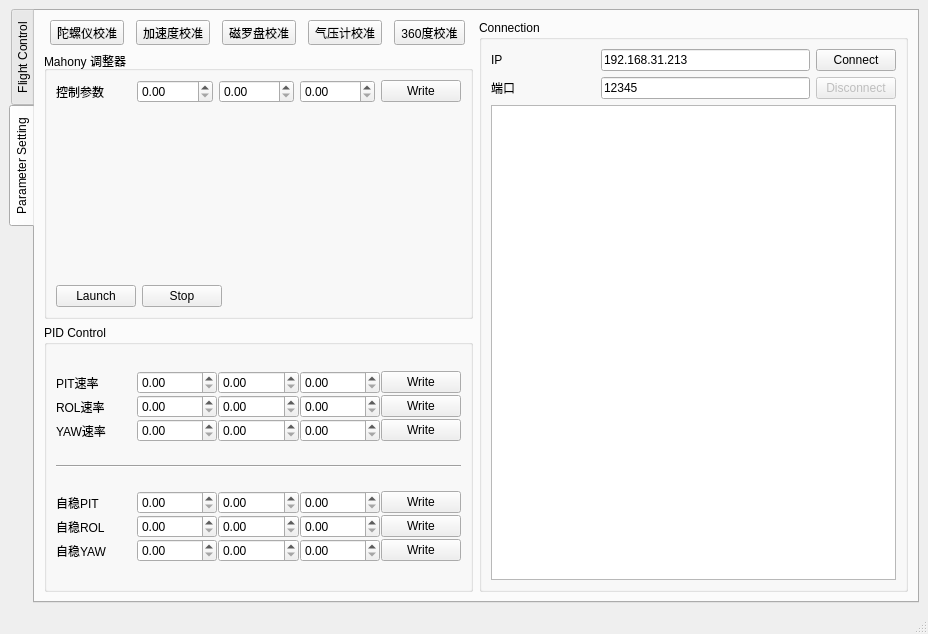
<?xml version="1.0" encoding="UTF-8"?>
<ui version="4.0">
 <class>MainWindow</class>
 <widget class="QMainWindow" name="MainWindow">
  <property name="geometry">
   <rect>
    <x>0</x>
    <y>0</y>
    <width>928</width>
    <height>634</height>
   </rect>
  </property>
  <property name="windowTitle">
   <string>MainWindow</string>
  </property>
  <widget class="QWidget" name="centralwidget">
   <layout class="QGridLayout" name="gridLayout">
    <item row="0" column="0">
     <widget class="QTabWidget" name="tabWidget_PanelMain">
      <property name="tabPosition">
       <enum>QTabWidget::West</enum>
      </property>
      <property name="currentIndex">
       <number>1</number>
      </property>
      <widget class="QWidget" name="tab1_FlightControl">
       <attribute name="title">
        <string>Flight Control</string>
       </attribute>
       <layout class="QGridLayout" name="gridLayout_2">
        <item row="0" column="0">
         <layout class="QVBoxLayout" name="verticalLayout" stretch="1,1">
          <item>
           <layout class="QHBoxLayout" name="horizontalLayout_AnimationDisplay">
            <item>
             <widget class="QWidget" name="widget" native="true">
              <layout class="QGridLayout" name="gridLayout_4"/>
             </widget>
            </item>
            <item>
             <widget class="QWidget" name="widget_2" native="true">
              <layout class="QGridLayout" name="gridLayout_5"/>
             </widget>
            </item>
           </layout>
          </item>
          <item>
           <layout class="QHBoxLayout" name="horizontalLayout" stretch="2,2,1">
            <item>
             <widget class="QTabWidget" name="tabWidget_FlightControlInfo">
              <property name="currentIndex">
               <number>1</number>
              </property>
              <widget class="QWidget" name="FlightControlinfo_Status" native="true">
               <attribute name="title">
                <string>Status Info</string>
               </attribute>
              </widget>
              <widget class="QWidget" name="FlightControlinfo_Graph">
               <attribute name="title">
                <string>Attitude Chart</string>
               </attribute>
              </widget>
             </widget>
            </item>
            <item>
             <widget class="QGroupBox" name="groupBox_SensorData">
              <property name="title">
               <string>Sensor Data</string>
              </property>
              <layout class="QVBoxLayout" name="verticalLayout_2">
               <item>
                <layout class="QHBoxLayout" name="horizontalLayout_SensorData_Upper" stretch="1,0,1">
                 <item>
                  <layout class="QVBoxLayout" name="verticalLayout_ACC">
                   <item>
                    <layout class="QHBoxLayout" name="horizontalLayout_ACC_X" stretch="1,1">
                     <item>
                      <widget class="QLabel" name="label_ACC_X">
                       <property name="text">
                        <string>ACC-X</string>
                       </property>
                      </widget>
                     </item>
                     <item>
                      <widget class="QLineEdit" name="lineEdit_ACC_X"/>
                     </item>
                    </layout>
                   </item>
                   <item>
                    <layout class="QHBoxLayout" name="horizontalLayout_ACC_Y" stretch="1,1">
                     <item>
                      <widget class="QLabel" name="label_ACC_Y">
                       <property name="text">
                        <string>ACC-Y</string>
                       </property>
                      </widget>
                     </item>
                     <item>
                      <widget class="QLineEdit" name="lineEdit_ACC_Y"/>
                     </item>
                    </layout>
                   </item>
                   <item>
                    <layout class="QHBoxLayout" name="horizontalLayout_ACC_Z" stretch="1,1">
                     <item>
                      <widget class="QLabel" name="label_ACC_Z">
                       <property name="text">
                        <string>ACC-Z</string>
                       </property>
                      </widget>
                     </item>
                     <item>
                      <widget class="QLineEdit" name="lineEdit_ACC_Z"/>
                     </item>
                    </layout>
                   </item>
                  </layout>
                 </item>
                 <item>
                  <spacer name="horizontalSpacer">
                   <property name="orientation">
                    <enum>Qt::Horizontal</enum>
                   </property>
                   <property name="sizeHint" stdset="0">
                    <size>
                     <width>40</width>
                     <height>20</height>
                    </size>
                   </property>
                  </spacer>
                 </item>
                 <item>
                  <layout class="QVBoxLayout" name="verticalLayout_GYR">
                   <item>
                    <layout class="QHBoxLayout" name="horizontalLayout_GYR_X" stretch="1,1">
                     <item>
                      <widget class="QLabel" name="label_GYR_X">
                       <property name="text">
                        <string>GYR-X</string>
                       </property>
                      </widget>
                     </item>
                     <item>
                      <widget class="QLineEdit" name="lineEdit_GYR_X"/>
                     </item>
                    </layout>
                   </item>
                   <item>
                    <layout class="QHBoxLayout" name="horizontalLayout_GYR_Y" stretch="1,1">
                     <item>
                      <widget class="QLabel" name="label_GYR_Y">
                       <property name="text">
                        <string>GYR-Y</string>
                       </property>
                      </widget>
                     </item>
                     <item>
                      <widget class="QLineEdit" name="lineEdit_GYR_Y"/>
                     </item>
                    </layout>
                   </item>
                   <item>
                    <layout class="QHBoxLayout" name="horizontalLayout_GYR_Z" stretch="1,1">
                     <item>
                      <widget class="QLabel" name="label_GYR_Z">
                       <property name="text">
                        <string>GYR-Z</string>
                       </property>
                      </widget>
                     </item>
                     <item>
                      <widget class="QLineEdit" name="lineEdit_GYR_Z"/>
                     </item>
                    </layout>
                   </item>
                  </layout>
                 </item>
                </layout>
               </item>
               <item>
                <widget class="Line" name="line_SensorData">
                 <property name="orientation">
                  <enum>Qt::Horizontal</enum>
                 </property>
                </widget>
               </item>
               <item>
                <layout class="QHBoxLayout" name="horizontalLayout_SensorData_Bottom" stretch="1,0,1">
                 <item>
                  <layout class="QVBoxLayout" name="verticalLayout_MAG">
                   <item>
                    <layout class="QHBoxLayout" name="horizontalLayout_MAG_X" stretch="1,1">
                     <item>
                      <widget class="QLabel" name="label_MAG_X">
                       <property name="text">
                        <string>MAG-X</string>
                       </property>
                      </widget>
                     </item>
                     <item>
                      <widget class="QLineEdit" name="lineEdit_MAG_X"/>
                     </item>
                    </layout>
                   </item>
                   <item>
                    <layout class="QHBoxLayout" name="horizontalLayout_MAG_Y" stretch="1,1">
                     <item>
                      <widget class="QLabel" name="label_MAG_Y">
                       <property name="text">
                        <string>MAG-Y</string>
                       </property>
                      </widget>
                     </item>
                     <item>
                      <widget class="QLineEdit" name="lineEdit_MAG_Y"/>
                     </item>
                    </layout>
                   </item>
                   <item>
                    <layout class="QHBoxLayout" name="horizontalLayout_MAG_Z" stretch="1,1">
                     <item>
                      <widget class="QLabel" name="label_MAG_Z">
                       <property name="text">
                        <string>MAG-Z</string>
                       </property>
                      </widget>
                     </item>
                     <item>
                      <widget class="QLineEdit" name="lineEdit_MAG_Z"/>
                     </item>
                    </layout>
                   </item>
                  </layout>
                 </item>
                 <item>
                  <spacer name="horizontalSpacer_2">
                   <property name="orientation">
                    <enum>Qt::Horizontal</enum>
                   </property>
                   <property name="sizeHint" stdset="0">
                    <size>
                     <width>40</width>
                     <height>20</height>
                    </size>
                   </property>
                  </spacer>
                 </item>
                 <item>
                  <layout class="QVBoxLayout" name="verticalLayout_Altitude">
                   <item>
                    <layout class="QHBoxLayout" name="horizontalLayout_Altitude" stretch="1,1">
                     <item>
                      <widget class="QLabel" name="label_Altitude">
                       <property name="text">
                        <string>Altitude</string>
                       </property>
                      </widget>
                     </item>
                     <item>
                      <widget class="QLineEdit" name="lineEdit_Altitude"/>
                     </item>
                    </layout>
                   </item>
                   <item>
                    <layout class="QHBoxLayout" name="horizontalLayout_Ultrasound" stretch="1,1">
                     <item>
                      <widget class="QLabel" name="label_Ultrasound">
                       <property name="text">
                        <string>Ultrasou</string>
                       </property>
                      </widget>
                     </item>
                     <item>
                      <widget class="QLineEdit" name="lineEdit_Ultrasound"/>
                     </item>
                    </layout>
                   </item>
                   <item>
                    <layout class="QHBoxLayout" name="horizontalLayout_Temp" stretch="1,1">
                     <item>
                      <widget class="QLabel" name="label_Temp">
                       <property name="text">
                        <string>Temp</string>
                       </property>
                      </widget>
                     </item>
                     <item>
                      <widget class="QLineEdit" name="lineEdit_Temp"/>
                     </item>
                    </layout>
                   </item>
                  </layout>
                 </item>
                </layout>
               </item>
              </layout>
             </widget>
            </item>
            <item>
             <widget class="QGroupBox" name="groupBox_GPS">
              <property name="title">
               <string>GPS</string>
              </property>
             </widget>
            </item>
           </layout>
          </item>
         </layout>
        </item>
       </layout>
      </widget>
      <widget class="QWidget" name="tab2_ParameterSetting">
       <attribute name="title">
        <string>Parameter Setting</string>
       </attribute>
       <layout class="QHBoxLayout" name="horizontalLayout_5">
        <item>
         <layout class="QVBoxLayout" name="verticalLayout_5">
          <item>
           <layout class="QHBoxLayout" name="horizontalLayout_Calibration_Control">
            <item>
             <widget class="QToolButton" name="toolButton_Calib_Gyto">
              <property name="text">
               <string>陀螺仪校准</string>
              </property>
              <property name="icon">
               <iconset resource="resource.qrc">
                <normaloff>:/qrc/icon/gyroscope.png</normaloff>:/qrc/icon/gyroscope.png</iconset>
              </property>
              <property name="iconSize">
               <size>
                <width>50</width>
                <height>50</height>
               </size>
              </property>
              <property name="toolButtonStyle">
               <enum>Qt::ToolButtonTextUnderIcon</enum>
              </property>
             </widget>
            </item>
            <item>
             <widget class="QToolButton" name="toolButton_Calib_Accelerate">
              <property name="text">
               <string>加速度校准</string>
              </property>
              <property name="icon">
               <iconset resource="resource.qrc">
                <normaloff>:/qrc/icon/accelerometer.png</normaloff>:/qrc/icon/accelerometer.png</iconset>
              </property>
              <property name="iconSize">
               <size>
                <width>50</width>
                <height>50</height>
               </size>
              </property>
              <property name="toolButtonStyle">
               <enum>Qt::ToolButtonTextUnderIcon</enum>
              </property>
             </widget>
            </item>
            <item>
             <widget class="QToolButton" name="toolButton_Calib_Compass">
              <property name="text">
               <string>磁罗盘校准</string>
              </property>
              <property name="icon">
               <iconset resource="resource.qrc">
                <normaloff>:/qrc/icon/compass.png</normaloff>:/qrc/icon/compass.png</iconset>
              </property>
              <property name="iconSize">
               <size>
                <width>50</width>
                <height>50</height>
               </size>
              </property>
              <property name="toolButtonStyle">
               <enum>Qt::ToolButtonTextUnderIcon</enum>
              </property>
             </widget>
            </item>
            <item>
             <widget class="QToolButton" name="toolButton_Calib_AirPressure">
              <property name="text">
               <string>气压计校准</string>
              </property>
              <property name="icon">
               <iconset resource="resource.qrc">
                <normaloff>:/qrc/icon/barometer.png</normaloff>:/qrc/icon/barometer.png</iconset>
              </property>
              <property name="iconSize">
               <size>
                <width>50</width>
                <height>50</height>
               </size>
              </property>
              <property name="toolButtonStyle">
               <enum>Qt::ToolButtonTextUnderIcon</enum>
              </property>
             </widget>
            </item>
            <item>
             <widget class="QToolButton" name="toolButton_Calib_SixDirection">
              <property name="text">
               <string>360度校准</string>
              </property>
              <property name="icon">
               <iconset resource="resource.qrc">
                <normaloff>:/qrc/icon/360direction.png</normaloff>:/qrc/icon/360direction.png</iconset>
              </property>
              <property name="iconSize">
               <size>
                <width>50</width>
                <height>50</height>
               </size>
              </property>
              <property name="toolButtonStyle">
               <enum>Qt::ToolButtonTextUnderIcon</enum>
              </property>
             </widget>
            </item>
           </layout>
          </item>
          <item>
           <widget class="QGroupBox" name="groupBox_Mahony_Adjuster">
            <property name="title">
             <string>Mahony 调整器</string>
            </property>
            <layout class="QVBoxLayout" name="verticalLayout_4" stretch="0,1,0">
             <item>
              <layout class="QHBoxLayout" name="horizontalLayout_2">
               <item>
                <widget class="QLabel" name="label_Mahony_Parameter">
                 <property name="text">
                  <string>控制参数</string>
                 </property>
                </widget>
               </item>
               <item>
                <widget class="QDoubleSpinBox" name="doubleSpinBox_Mahony_Parameter_1"/>
               </item>
               <item>
                <widget class="QDoubleSpinBox" name="doubleSpinBox_Mahony_Parameter_2"/>
               </item>
               <item>
                <widget class="QDoubleSpinBox" name="doubleSpinBox_Mahony_Parameter_3"/>
               </item>
               <item>
                <widget class="QPushButton" name="pushButton_Mahony_Parameter_Write">
                 <property name="text">
                  <string>Write</string>
                 </property>
                </widget>
               </item>
              </layout>
             </item>
             <item>
              <widget class="QCustomPlot" name="PlotDisplay_Mahony" native="true">
               <layout class="QGridLayout" name="gridLayout_6"/>
              </widget>
             </item>
             <item>
              <layout class="QHBoxLayout" name="horizontalLayout_6">
               <item>
                <widget class="QPushButton" name="pushButton_Mahony_Plot_Launch">
                 <property name="text">
                  <string>Launch</string>
                 </property>
                </widget>
               </item>
               <item>
                <widget class="QPushButton" name="pushButton_Mahony_Plot_Stop">
                 <property name="text">
                  <string>Stop</string>
                 </property>
                </widget>
               </item>
               <item>
                <spacer name="horizontalSpacer_3">
                 <property name="orientation">
                  <enum>Qt::Horizontal</enum>
                 </property>
                 <property name="sizeHint" stdset="0">
                  <size>
                   <width>40</width>
                   <height>20</height>
                  </size>
                 </property>
                </spacer>
               </item>
              </layout>
             </item>
            </layout>
           </widget>
          </item>
          <item>
           <widget class="QGroupBox" name="groupBox_PID_Control">
            <property name="title">
             <string>PID Control</string>
            </property>
            <layout class="QVBoxLayout" name="verticalLayout_3">
             <item>
              <layout class="QVBoxLayout" name="verticalLayout_Rate_Adjust" stretch="1,1,1">
               <property name="spacing">
                <number>1</number>
               </property>
               <item>
                <layout class="QHBoxLayout" name="horizontalLayout_PITRate" stretch="1,1,1,1,1">
                 <item>
                  <widget class="QLabel" name="label_PITRate">
                   <property name="text">
                    <string>PIT速率</string>
                   </property>
                  </widget>
                 </item>
                 <item>
                  <widget class="QDoubleSpinBox" name="doubleSpinBox_PITRate_P_Value"/>
                 </item>
                 <item>
                  <widget class="QDoubleSpinBox" name="doubleSpinBox_PITRate_I_Value"/>
                 </item>
                 <item>
                  <widget class="QDoubleSpinBox" name="doubleSpinBox_PITRate_D_Value"/>
                 </item>
                 <item>
                  <widget class="QPushButton" name="pushButton_PITRate_Write">
                   <property name="text">
                    <string>Write</string>
                   </property>
                  </widget>
                 </item>
                </layout>
               </item>
               <item>
                <layout class="QHBoxLayout" name="horizontalLayout_ROLRate" stretch="1,1,1,1,1">
                 <item>
                  <widget class="QLabel" name="label_ROLRate">
                   <property name="text">
                    <string>ROL速率</string>
                   </property>
                  </widget>
                 </item>
                 <item>
                  <widget class="QDoubleSpinBox" name="doubleSpinBox_ROLRate_P_Value"/>
                 </item>
                 <item>
                  <widget class="QDoubleSpinBox" name="doubleSpinBox_ROLRate_I_Value"/>
                 </item>
                 <item>
                  <widget class="QDoubleSpinBox" name="doubleSpinBox_ROLRate_D_Value"/>
                 </item>
                 <item>
                  <widget class="QPushButton" name="pushButton_ROLRate_Write">
                   <property name="text">
                    <string>Write</string>
                   </property>
                  </widget>
                 </item>
                </layout>
               </item>
               <item>
                <layout class="QHBoxLayout" name="horizontalLayout_YAWRate" stretch="1,1,1,1,1">
                 <item>
                  <widget class="QLabel" name="label_YAWRate">
                   <property name="text">
                    <string>YAW速率</string>
                   </property>
                  </widget>
                 </item>
                 <item>
                  <widget class="QDoubleSpinBox" name="doubleSpinBox_YAWRate_P_Value"/>
                 </item>
                 <item>
                  <widget class="QDoubleSpinBox" name="doubleSpinBox_YAWRate_I_Value"/>
                 </item>
                 <item>
                  <widget class="QDoubleSpinBox" name="doubleSpinBox_YAWRate_D_Value"/>
                 </item>
                 <item>
                  <widget class="QPushButton" name="pushButton_YAWRate_Write">
                   <property name="text">
                    <string>Write</string>
                   </property>
                  </widget>
                 </item>
                </layout>
               </item>
              </layout>
             </item>
             <item>
              <widget class="Line" name="line">
               <property name="orientation">
                <enum>Qt::Horizontal</enum>
               </property>
              </widget>
             </item>
             <item>
              <layout class="QVBoxLayout" name="verticalLayout_Self_Stabilization" stretch="1,1,1">
               <property name="spacing">
                <number>1</number>
               </property>
               <item>
                <layout class="QHBoxLayout" name="horizontalLayout_PIT_SelfStable" stretch="1,1,1,1,1">
                 <item>
                  <widget class="QLabel" name="label_PITSelfStable">
                   <property name="text">
                    <string>自稳PIT</string>
                   </property>
                  </widget>
                 </item>
                 <item>
                  <widget class="QDoubleSpinBox" name="doubleSpinBox_PITSelfStable_P_Value"/>
                 </item>
                 <item>
                  <widget class="QDoubleSpinBox" name="doubleSpinBox_PITSelfStable_I_Value"/>
                 </item>
                 <item>
                  <widget class="QDoubleSpinBox" name="doubleSpinBox_PITSelfStable_D_Value"/>
                 </item>
                 <item>
                  <widget class="QPushButton" name="pushButton_PITSelfStable_Write">
                   <property name="text">
                    <string>Write</string>
                   </property>
                  </widget>
                 </item>
                </layout>
               </item>
               <item>
                <layout class="QHBoxLayout" name="horizontalLayout_ROL_SelfStable" stretch="1,1,1,1,1">
                 <item>
                  <widget class="QLabel" name="label_ROLSelfStable">
                   <property name="text">
                    <string>自稳ROL</string>
                   </property>
                  </widget>
                 </item>
                 <item>
                  <widget class="QDoubleSpinBox" name="doubleSpinBox_ROLSelfStable_P_Value"/>
                 </item>
                 <item>
                  <widget class="QDoubleSpinBox" name="doubleSpinBox_ROLSelfStable_I_Value"/>
                 </item>
                 <item>
                  <widget class="QDoubleSpinBox" name="doubleSpinBox_ROLSelfStable_D_Value"/>
                 </item>
                 <item>
                  <widget class="QPushButton" name="pushButton_ROLSelfStable_Write">
                   <property name="text">
                    <string>Write</string>
                   </property>
                  </widget>
                 </item>
                </layout>
               </item>
               <item>
                <layout class="QHBoxLayout" name="horizontalLayout_YAW_SelfStable" stretch="1,1,1,1,1">
                 <item>
                  <widget class="QLabel" name="label_YAWSelfStable">
                   <property name="text">
                    <string>自稳YAW</string>
                   </property>
                  </widget>
                 </item>
                 <item>
                  <widget class="QDoubleSpinBox" name="doubleSpinBox_YAWSelfStable_P_Value"/>
                 </item>
                 <item>
                  <widget class="QDoubleSpinBox" name="doubleSpinBox_YAWSelfStable_I_Value"/>
                 </item>
                 <item>
                  <widget class="QDoubleSpinBox" name="doubleSpinBox_YAWSelfStable_D_Value"/>
                 </item>
                 <item>
                  <widget class="QPushButton" name="pushButton_YAWSelfStable_Write">
                   <property name="text">
                    <string>Write</string>
                   </property>
                  </widget>
                 </item>
                </layout>
               </item>
              </layout>
             </item>
            </layout>
           </widget>
          </item>
         </layout>
        </item>
        <item>
         <widget class="QGroupBox" name="groupBox_Connection">
          <property name="title">
           <string>Connection</string>
          </property>
          <layout class="QGridLayout" name="gridLayout_3">
           <item row="0" column="0">
            <layout class="QHBoxLayout" name="horizontalLayout_3" stretch="1,2">
             <item>
              <widget class="QLabel" name="label_Network_IPAddr">
               <property name="text">
                <string>IP</string>
               </property>
              </widget>
             </item>
             <item>
              <widget class="QLineEdit" name="lineEdit_Network_IPAddr">
               <property name="text">
                <string>192.168.31.213</string>
               </property>
              </widget>
             </item>
            </layout>
           </item>
           <item row="0" column="1">
            <widget class="QPushButton" name="pushButton_Network_Connect">
             <property name="text">
              <string>Connect</string>
             </property>
            </widget>
           </item>
           <item row="1" column="0">
            <layout class="QHBoxLayout" name="horizontalLayout_4" stretch="1,2">
             <item>
              <widget class="QLabel" name="label_Network_Port">
               <property name="text">
                <string>端口</string>
               </property>
              </widget>
             </item>
             <item>
              <widget class="QLineEdit" name="lineEdit_Network_Port">
               <property name="text">
                <string>12345</string>
               </property>
              </widget>
             </item>
            </layout>
           </item>
           <item row="1" column="1">
            <widget class="QPushButton" name="pushButton_Network_Disconnect">
             <property name="enabled">
              <bool>false</bool>
             </property>
             <property name="text">
              <string>Disconnect</string>
             </property>
            </widget>
           </item>
           <item row="2" column="0" colspan="2">
            <widget class="QTextBrowser" name="textBrowser_test"/>
           </item>
          </layout>
         </widget>
        </item>
       </layout>
      </widget>
     </widget>
    </item>
   </layout>
  </widget>
  <widget class="QMenuBar" name="menubar">
   <property name="geometry">
    <rect>
     <x>0</x>
     <y>0</y>
     <width>928</width>
     <height>22</height>
    </rect>
   </property>
  </widget>
  <widget class="QStatusBar" name="statusbar"/>
 </widget>
 <customwidgets>
  <customwidget>
   <class>QCustomPlot</class>
   <extends>QWidget</extends>
   <header location="global">qcustomplot.h</header>
   <container>1</container>
  </customwidget>
 </customwidgets>
 <resources>
  <include location="resource.qrc"/>
 </resources>
 <connections/>
</ui>
